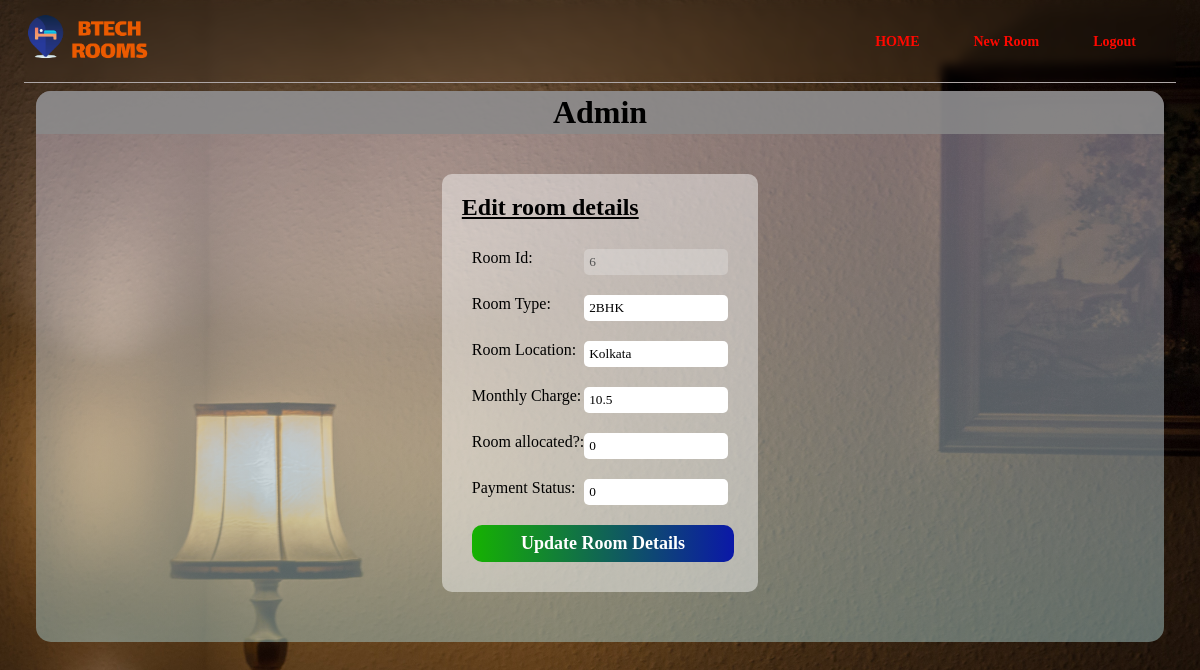
The page /editRoom.php?id=6 (signed in) on the database its author committed.
### tables this page shows
CREATE TABLE `rooms` (
  `roomId` int(11) NOT NULL,
  `roomType` varchar(20) NOT NULL,
  `roomLocation` varchar(100) NOT NULL,
  `monthlyCharge` float NOT NULL DEFAULT 0,
  `roomAllocated` int(11) NOT NULL DEFAULT 0,
  `paymentStatus` int(11) NOT NULL DEFAULT 0,
  `roomAdditionTime` datetime NOT NULL DEFAULT current_timestamp()
);

### includes/classes/Room.php (called while the page is built, shortened)
<?php
	class Room {
		private $con;
		private $roomId;
        private $roomType;
        private $monthlyCharge;
        private $roomAllocated;
        private $paymentStatus;
		public function __construct($con) {
			$this->con = $con;
		}
		public static function withID( $con, $roomId ) {
			$instance = new self($con);
			$instance->loadByID( $roomId );
			return $instance;
		}
		protected function loadByID( $roomId ) {
			$this->roomId = $roomId;
            $query = mysqli_query($this->con, "SELECT * FROM rooms WHERE roomId='$this->roomId'");
            $rooms = mysqli_fetch_array($query);
            $this->roomType = $rooms['roomType'];
            $this->roomLocation = $rooms['roomLocation'];
            $this->monthlyCharge = $rooms['monthlyCharge'];
            $this->roomAllocated = $rooms['roomAllocated'];
            $this->paymentStatus = $rooms['paymentStatus'];
		}
		public function getRoomId() {
            return $this->roomId;
        }
        public function getRoomType() {
            return $this->roomType;
        }
        public function getRoomLocation() {
            return $this->roomLocation;
        }
         public function getMonthlyCharge() {
            return $this->monthlyCharge;
        }
        public function getRoomAllocated() {
            return $this->roomAllocated;
        }
        public function getPaymentStatus() {
            return $this->paymentStatus;
        }
	}
?>

### editRoom.php (the view, shortened to what this page needs)
<?php
include("includes/config.php");
include("includes/classes/Room.php");
if(isset($_GET['id'])) {
    $roomId = $_GET['id'];
}
else {
    header("Location: admin.php");
}
$room = Room::withID( $con, $roomId );
include("includes/handlers/room-handler.php");
?>
<!DOCTYPE html>
<html lang="en">
<head>
    <link rel="stylesheet" href="assets/css/style.css">
</head>
<body>
    <div class="container">
        <div class="navbar">
            <a href="index.php"><img src="assets/images/logo.png" class="logo" alt="logo"></a>
            <nav>
                <ul id="menuList">
                    <li><a href="index.php">HOME</a></li>
                    <li><a href="newRoom.php">New Room</a></li>
                    <li><a href="login.php">Logout</a></li>
                </ul>
            </nav>
        </div>
        <div class="display-container">
            <div class="jumbotron heading">
                <h1 style="margin: 0 20px; text-align: center;">Admin</h1>
            </div>
            <div id="content" class="content">
                <form id="signupUserForm" action="<?php echo "editRoom.php?id=$roomId" ; ?>" method="POST">
                    <h2>Edit room details</h2>
                    <br>
                    <div class="form-group">
                        <label for="roomId">Room Id: </label>
                        <input id="roomId" name="roomId" type="text" value="<?php echo $room->getRoomId() ?>" required disabled>
                    </div>
                    <div class="form-group">
                        <label for="roomType">Room Type: </label>
                        <input id="roomType" name="roomType" type="text" placeholder="1BHK/ 2BHK/ 3BHK .."
                            value="<?php echo $room->getRoomType() ?>" required>
                    </div>
                    <div class="form-group">
                        <label for="roomLocation">Room Location: </label>
                        <input id="roomLocation" name="roomLocation" type="text" placeholder=" Enter address"
                            value="<?php echo $room->getRoomLocation() ?>" required>
                    </div>
                    <div class="form-group">
                        <label for="monthlyCharge">Monthly Charge: </label>
                        <input id="monthlyCharge" name="monthlyCharge" type="text" placeholder=" Enter monthly charge "
                            value="<?php echo $room->getMonthlyCharge() ?>" required>
                    </div>
                    <div class="form-group">
                        <label for="roomAllocated">Room allocated?: </label>
                        <input id="roomAllocated" name="roomAllocated" type="text" placeholder=" Enter monthly charge "
                            value="<?php echo $room->getRoomAllocated() ?>" required>
                    </div>
                    <div class="form-group">
                        <label for="paymentStatus">Payment Status: </label>
                        <input id="paymentStatus" name="paymentStatus" type="text" placeholder=" Enter monthly charge "
                            value="<?php echo $room->getPaymentStatus() ?>" required>
                    </div>
                    <button id="updateRoomButton" style="margin: 10px;" type="submit" name="updateRoomButton">Update
                        Room Details</button>
                </form>
            </div>
        </div>
</body>
</html>

### assets/css/style.css (style rules this page uses)
:root { --primaryColor: #ff0800; --blur: 10px; }
* { margin: 0; padding: 0; font-family: 'Lucida Grande', 'Lucida Sans Unicode'; }
a { text-decoration: none; color: var(--primaryColor); }
body { background-image: url("../images/background.jpg"); background-repeat: no-repeat; background-size: cover; }
.container { width: 100%; min-height: 100vh; padding: 0 2%; box-sizing: border-box; overflow: hidden; }
.navbar { width: 100%; display: flex; align-items: center; justify-content: center; border-bottom: solid #ada6a6 1px; backdrop-filter: blur(5px); }
.logo { width: 130px; cursor: pointer; }
nav { flex: 1; text-align: right; }
nav ul li { list-style: none; justify-content: center; align-items: center; display: inline-block; margin-right: 30px; }
button { width: 95%; border: none; padding: 8px 0; font-size: large; color: #FFF; background: linear-gradient(to right, hsl(113deg 99% 35%), hsl(235deg 88% 35%)); font-weight: bold; border-radius: 10px; }
form { text-align: left; padding: 20px; background: #ffffff73; margin: 10px; border-radius: 10px; }
form h2 { text-decoration: solid underline; }
.form-group { display: flex; justify-content: space-between; padding: 10px; }
.form-group input { padding: 5px 5px; border-radius: 5px; border: none; }
nav ul li a { text-decoration: none; color: var(--primaryColor); padding: 10px; font-size: 14px; font-weight: bold; }
.jumbotron { display: flex; flex-wrap: wrap; padding: 3px; align-items: center; justify-content: center; width: 99.5%; margin-bottom: 30px; color: inherit; background-color: rgb(138 138 138 / 84%); }
.display-container { display: flex; flex-direction: column; align-items: center; justify-content: center; margin: 1vh 1vw; padding-bottom: 40px; background: linear-gradient(#e6d6f069, rgba(166, 202, 202, 0.486)); border-radius: 15px; overflow: hidden; }
.content { display: flex; flex-wrap: wrap; flex-direction: column; justify-content: center; }

### rows shown on the page
rooms: roomId "6", roomType "2BHK", roomLocation "Kolkata", monthlyCharge "10.5", roomAllocated "0", paymentStatus "0"
